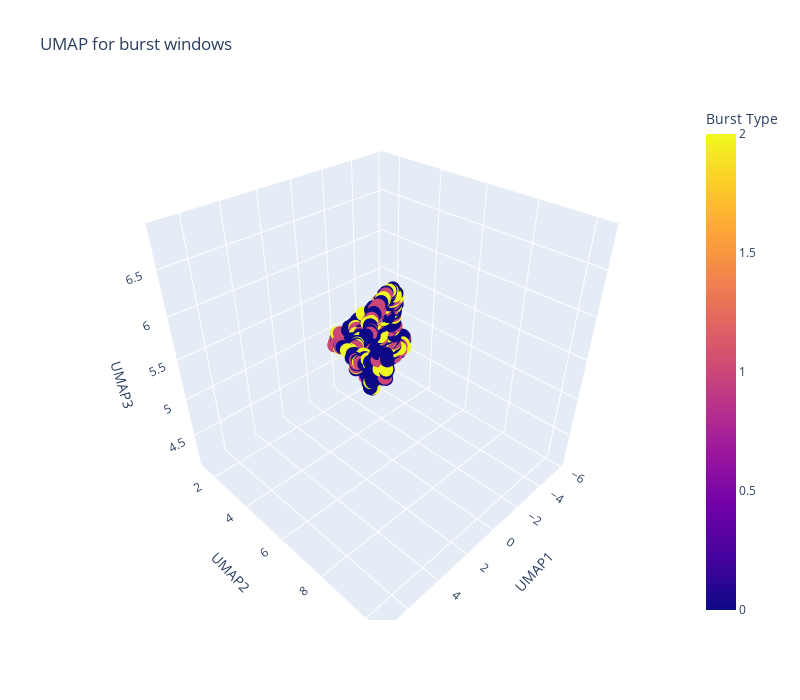
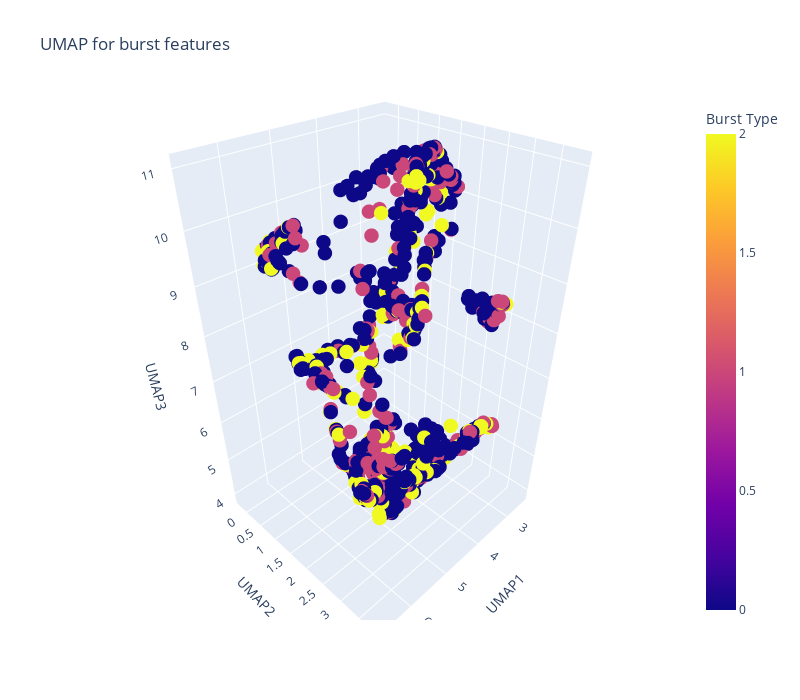

Notebook cell for these charts, in order:
### Code cell
df_umap = pd.DataFrame(embedding, columns=['UMAP1', 'UMAP2', 'UMAP3'])
df_umap['Species'] = df['Labels'].values

fig = px.scatter_3d(
    df_umap,
    x='UMAP1',
    y='UMAP2',
    z='UMAP3',
    color='Species',
    title='UMAP for burst windows',
    labels={'Species': 'Burst Type'},
    width=800,
    height=700
)

fig.update_traces(marker=dict(size=5))
fig.show()

embedding = reducer.fit_transform(X_scaled)
df_umap = pd.DataFrame(embedding, columns=['UMAP1', 'UMAP2', 'UMAP3'])
df_umap['Species'] = df['Labels'].values

fig = px.scatter_3d(
    df_umap,
    x='UMAP1',
    y='UMAP2',
    z='UMAP3',
    color='Species',
    title='UMAP for burst features',
    labels={'Species': 'Burst Type'},
    width=800,
    height=700
)

fig.update_traces(marker=dict(size=5))
fig.show()

### Figure 1 — Plotly figure (JSON) as saved in the notebook; plotly's stock layout.template omitted (floating-point values rounded to 4 significant figures; data arrays with more than 128 entries replaced by an {"elided": "..."} marker saying what was removed)
{"data": [{"hovertemplate": "UMAP1=%{x}<br>UMAP2=%{y}<br>UMAP3=%{z}<br>Burst Type=%{marker.color}<extra></extra>", "legendgroup": "", "marker": {"color": {"elided": "796 float values"}, "coloraxis": "coloraxis", "size": 5, "symbol": "circle"}, "mode": "markers", "name": "", "scene": "scene", "showlegend": false, "type": "scatter3d", "x": {"elided": "796 float values"}, "y": {"elided": "796 float values"}, "z": {"elided": "796 float values"}}], "layout": {"coloraxis": {"colorbar": {"title": {"text": "Burst Type"}}, "colorscale": [[0, "#0d0887"], [0.1111, "#46039f"], [0.2222, "#7201a8"], [0.3333, "#9c179e"], [0.4444, "#bd3786"], [0.5556, "#d8576b"], [0.6667, "#ed7953"], [0.7778, "#fb9f3a"], [0.8889, "#fdca26"], [1, "#f0f921"]]}, "height": 700, "legend": {"tracegroupgap": 0}, "scene": {"domain": {"x": [0, 1], "y": [0, 1]}, "xaxis": {"title": {"text": "UMAP1"}}, "yaxis": {"title": {"text": "UMAP2"}}, "zaxis": {"title": {"text": "UMAP3"}}}, "title": {"text": "UMAP for burst windows"}, "width": 800}}

### Figure 2 — Plotly figure (JSON) as saved in the notebook; plotly's stock layout.template omitted (floating-point values rounded to 4 significant figures; data arrays with more than 128 entries replaced by an {"elided": "..."} marker saying what was removed)
{"data": [{"hovertemplate": "UMAP1=%{x}<br>UMAP2=%{y}<br>UMAP3=%{z}<br>Burst Type=%{marker.color}<extra></extra>", "legendgroup": "", "marker": {"color": {"elided": "796 float values"}, "coloraxis": "coloraxis", "size": 5, "symbol": "circle"}, "mode": "markers", "name": "", "scene": "scene", "showlegend": false, "type": "scatter3d", "x": {"elided": "796 float values"}, "y": {"elided": "796 float values"}, "z": {"elided": "796 float values"}}], "layout": {"coloraxis": {"colorbar": {"title": {"text": "Burst Type"}}, "colorscale": [[0, "#0d0887"], [0.1111, "#46039f"], [0.2222, "#7201a8"], [0.3333, "#9c179e"], [0.4444, "#bd3786"], [0.5556, "#d8576b"], [0.6667, "#ed7953"], [0.7778, "#fb9f3a"], [0.8889, "#fdca26"], [1, "#f0f921"]]}, "height": 700, "legend": {"tracegroupgap": 0}, "scene": {"domain": {"x": [0, 1], "y": [0, 1]}, "xaxis": {"title": {"text": "UMAP1"}}, "yaxis": {"title": {"text": "UMAP2"}}, "zaxis": {"title": {"text": "UMAP3"}}}, "title": {"text": "UMAP for burst features"}, "width": 800}}
